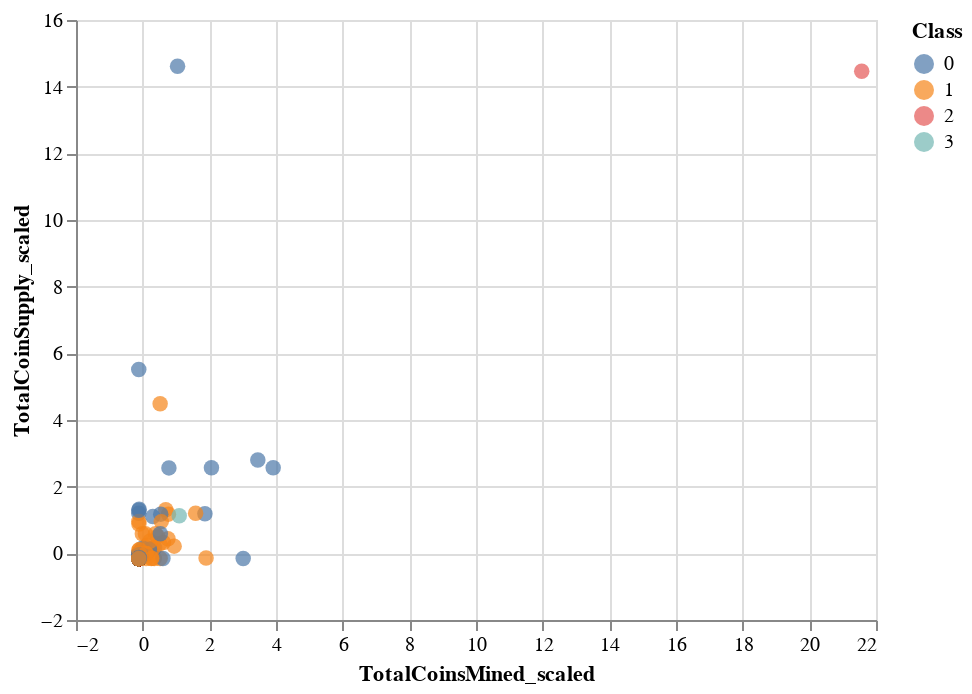

Notebook code for this chart:
### Code cell
alt.Chart(df_scatter).mark_circle(size=60).encode(
    x='TotalCoinsMined_scaled:Q',
    y='TotalCoinSupply_scaled:Q',
    color='Class:N',
    tooltip = ['CoinName','Algorithm','TotalCoinsMined','TotalCoinSupply' ]
).interactive()

### Figure 1 — Vega-Lite specification as saved in the notebook (floating-point values rounded to 4 significant figures; data arrays with more than 128 entries replaced by an {"elided": "..."} marker saying what was removed)
{"config": {"view": {"continuousWidth": 400, "continuousHeight": 300}}, "data": {"name": "data-2f3d3719a9b302d97d40f59f160a3d63"}, "mark": {"type": "circle", "size": 60}, "encoding": {"color": {"field": "Class", "type": "nominal"}, "tooltip": [{"field": "CoinName", "type": "nominal"}, {"field": "Algorithm", "type": "nominal"}, {"field": "TotalCoinsMined", "type": "quantitative"}, {"field": "TotalCoinSupply", "type": "quantitative"}], "x": {"field": "TotalCoinsMined_scaled", "type": "quantitative"}, "y": {"field": "TotalCoinSupply_scaled", "type": "quantitative"}}, "selection": {"selector027": {"type": "interval", "bind": "scales", "encodings": ["x", "y"]}}, "$schema": "https://vega.github.io/schema/vega-lite/v4.17.0.json", "datasets": {"data-2f3d3719a9b302d97d40f59f160a3d63": {"elided": "531 records"}}}
